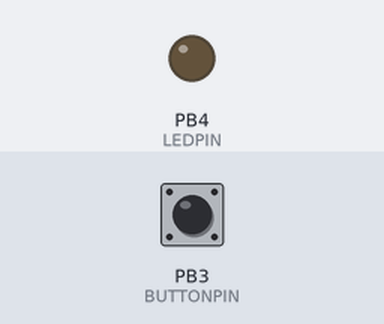
Simulated run of this sketch. Board: ATtiny85, built with avr-gcc and run on an emulated ATtiny85. Shown: output pins drawn as LEDs (lit = HIGH). The test bench sets the inputs (shaded band); at power-on: PB3 (BUTTONPIN) LOW. Sleep ends after the set time or at an interrupt.

Above: at 1.2 s.
1.3 s: PB3 (BUTTONPIN) pulled HIGH for 0.15 s
At 2.0 s:
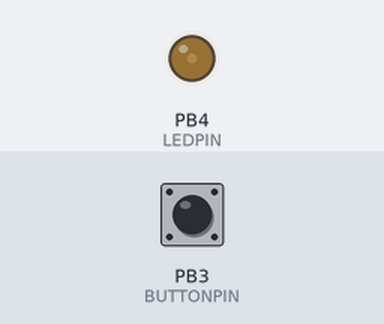
2.9 s: PB3 (BUTTONPIN) pulled HIGH for 1 s
At 3.2 s:
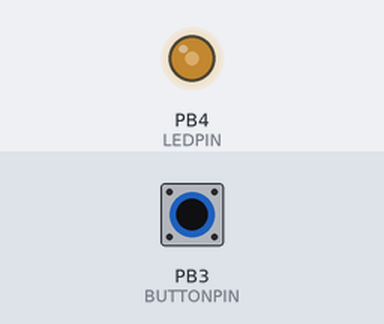
5.4 s: PB3 (BUTTONPIN) pulled HIGH for 0.15 s
At 6.3 s:
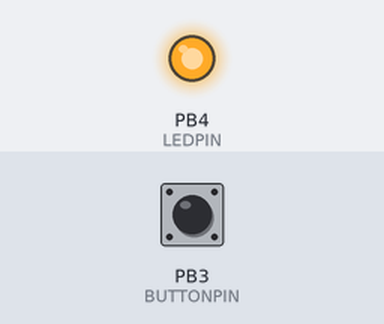
Timing chart, 0 to 8.4 s (numbered marks = the images above; inputs shaded):
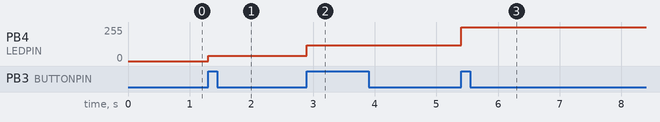

Measured:
- after the input at 1.3 s, PB4 (LEDPIN): 0/255 → 40/255 at once
- after the input at 2.9 s, PB4 (LEDPIN): 40/255 → 120/255 at once
- after the input at 5.4 s, PB4 (LEDPIN): 120/255 → 255/255 at once

The sketch:

Good_night_ATTiny_2.ino
```cpp
//Includes
#include <avr/io.h> // Not entirely sure what this does
#include <avr/interrupt.h> //https://www.nongnu.org/avr-libc/user-manual/group__avr__interrupts.html
#include <avr/sleep.h> //https://www.nongnu.org/avr-libc/user-manual/group__avr__sleep.html

//https://bigdanzblog.wordpress.com/2014/08/10/attiny85-wake-from-sleep-on-pin-state-change-code-example/
// how to put attiny to sleep

int LEDPIN = 4;
int BUTTONPIN = 3;
bool Flash = LOW;
volatile int State = 0;
/*
   0: off
   1: low
   2: med
   3: high
   4: 2Hz blink at high intensity
*/

unsigned long t1 = 0; //current time
unsigned long t2 = 0; // previous time

void setup() {
    // sets PB4 to output, all others to inputs
  DDRB  = 0b00010000;

  //disable pullup on PB3 and PB4
  PORTB = 0b11100111;

  // set all outputs to low first (default, likely unecessary)
  PINB = 0b00000000;

  //disable interrupts during setup
  cli();
  // choose PB 3 for your interrupt pin
  PCMSK = 0b00001000;
  // globally stage change interrupts to be enabled (still requires sei())
  GIMSK = 0b00100000;

  //enable interrupts after setup
  sei();
}

void loop() {
  t1 = millis();
  switch (State) {
    case 0:
      analogWrite(LEDPIN, 0);
      // ADC was previously turned off here, but PWR_DOWN does that automatically.
      // we don't use it, so we could probably have it off all the time for efficiency
      set_sleep_mode(SLEEP_MODE_PWR_DOWN);
      sleep_enable();
      sleep_cpu();
      break;
    case 1:
      analogWrite(LEDPIN, 40);
      sleep_disable();
      break;
    case 2:
      analogWrite(LEDPIN, 120);
      break;
    case 3:
      analogWrite(LEDPIN, 255);
      break;
    case 4:
      if (t1 - t2 > 250) {
        Flash = !Flash;
        t2 = t1;
      }
      if (Flash) {
        analogWrite(LEDPIN, 255);
      }
      else {
        analogWrite(LEDPIN, 0);
      }
      break;
    default:
      analogWrite(LEDPIN, 0);
      break;
  }
}

//Pin Change Interrupt Request 0 (don't look at nested interrupts)
ISR(PCINT0_vect) {
  // This will trigger on both rising and falling by default
  // need to read the state of the pin to tell if rising
  if (digitalRead(BUTTONPIN)) {
    State = State + 1;
    if (State > 4) {
      State = 0;
    }
  }
}
```
